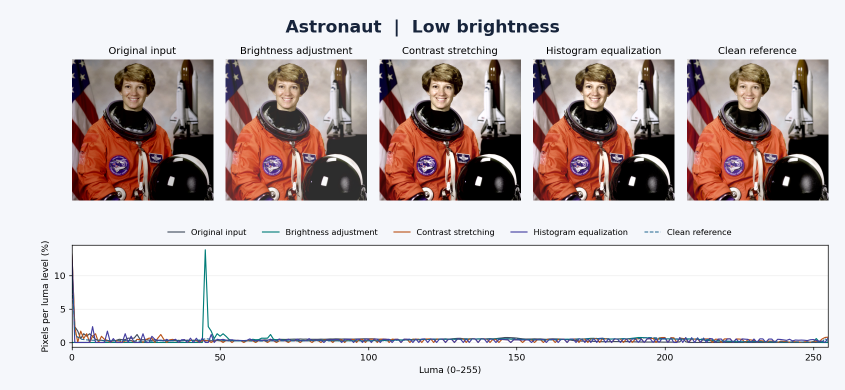
#> input picture Smart Image Enhancement and Quality Analysi/results/astronaut/comparison.png, 1690 x 780 px (shown at 1/2 size)
$ python -i enhance.py   (imports and definitions only)
#> lines starting #> are read from the running program, lines starting #| are printed output that depends on the picture
"""Evaluate three OpenCV image enhancement methods on one image or a folder."""

import argparse
import csv
from pathlib import Path

import cv2
import matplotlib

# [1 line not run here, left out]

import matplotlib.pyplot as plt
import numpy as np
from skimage.metrics import peak_signal_noise_ratio, structural_similarity

ROOT = Path(__file__).resolve().parent
EXTENSIONS = {".bmp", ".jpeg", ".jpg", ".png", ".tif", ".tiff", ".webp"}
METHODS = {
    "original": "Original input",
    "brightness": "Brightness adjustment",
    "stretch": "Contrast stretching",
    "equalization": "Histogram equalization",
}
FIELDS = (
    "image", "method", "input_diagnosis", "mean_luma", "std_luma",
    "p05_p95_span", "dark_pct", "white_pct", "psnr_db", "ssim",
)


# [14 lines left out: functions read_image, write_png, not called in this run]


def luma(image):
    return cv2.cvtColor(image, cv2.COLOR_BGR2YCrCb)[:, :, 0]


def with_luma(ycrcb, channel):
    result = ycrcb.copy()
    result[:, :, 0] = channel
    return cv2.cvtColor(result, cv2.COLOR_YCrCb2BGR)


def stretch(channel):
    low, high = np.percentile(channel, [2, 98])
    if high <= low:
        return channel.copy()
    return np.rint(np.clip((channel.astype(np.float32) - low)
                          * (255 / (high - low)), 0, 255)).astype(np.uint8)


def enhance(image):
    ycrcb = cv2.cvtColor(image, cv2.COLOR_BGR2YCrCb)
    channel = ycrcb[:, :, 0]
    return {
        "original": image,
        "brightness": with_luma(ycrcb, cv2.add(channel, 45)),
        "stretch": with_luma(ycrcb, stretch(channel)),
        "equalization": with_luma(ycrcb, cv2.equalizeHist(channel)),
    }


# [161 lines left out: functions luma_metrics, diagnose, reference_metrics, comparison_figure, image_paths, process and 1 more, not called in this run]


# [2 lines not run here, left out]

>>> import cv2
>>> picture = cv2.imread('results/astronaut/comparison.png')
#> picture is the input picture: shape (780, 1690, 3); mean B, G, R 198.1, 198.3, 207.6
>>> result = enhance(picture)
#> in enhance, `ycrcb = cv2.cvtColor(image, cv2.COLOR_BGR2YCrCb)`: ycrcb: shape (780, 1690, 3); mean of channels 0, 1, 2 201.1, 132.8, 126.2
#> in enhance, `channel = ycrcb[:, :, 0]`:
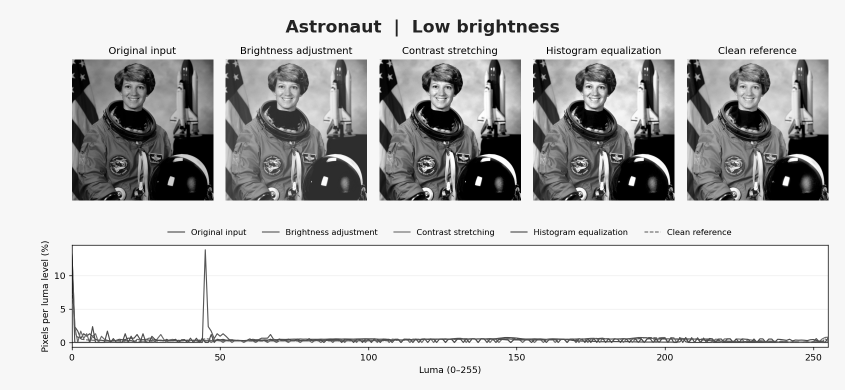
#> channel: shape (780, 1690) (shown at 1/2 size); min 0, max 255, mean 201.1
#> in with_luma, `result[:, :, 0] = channel`: result: shape (780, 1690, 3); mean of channels 0, 1, 2 219.5, 132.8, 126.2
#> in with_luma, `return cv2.cvtColor(result, cv2.COLOR_YCrCb2BGR)`:
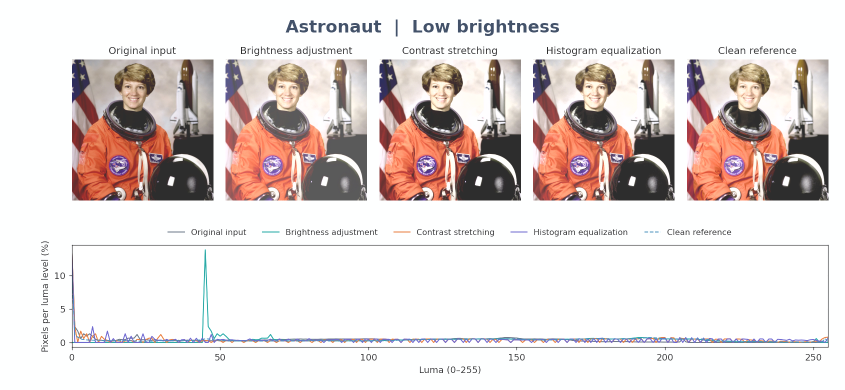
#> returned value: shape (780, 1690, 3) (shown at 1/2 size); mean B, G, R 214.6, 216.7, 225.9
#> in stretch, `low, high = np.percentile(channel, [2, 98])`: low = 0; high = 255
#> in with_luma (call 3), `result[:, :, 0] = channel`: result: shape (780, 1690, 3); mean of channels 0, 1, 2 154.9, 132.8, 126.2
#> in with_luma (call 3), `return cv2.cvtColor(result, cv2.COLOR_YCrCb2BGR)`:
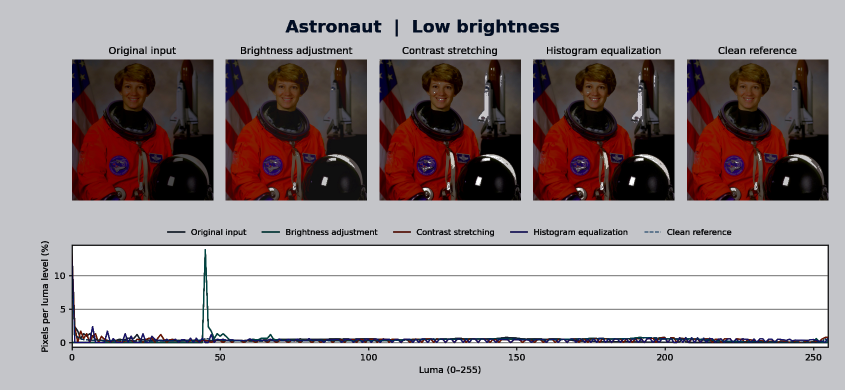
#> returned value: shape (780, 1690, 3) (shown at 1/2 size); mean B, G, R 153.8, 152.5, 161.9
#> result = 4 items

$ run again, on Smart Image Enhancement and Quality Analysi/results/astronaut/equalization.png
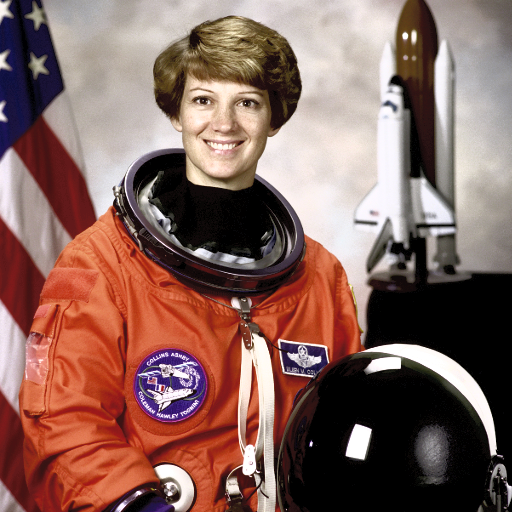
#> input picture Smart Image Enhancement and Quality Analysi/results/astronaut/equalization.png, 512 x 512 px
#> picture is the input picture: shape (512, 512, 3); mean B, G, R 93.8, 101.3, 135
#> ycrcb: shape (512, 512, 3); mean of channels 0, 1, 2 110.5, 145.4, 118.6
#> in enhance, `channel = ycrcb[:, :, 0]`:
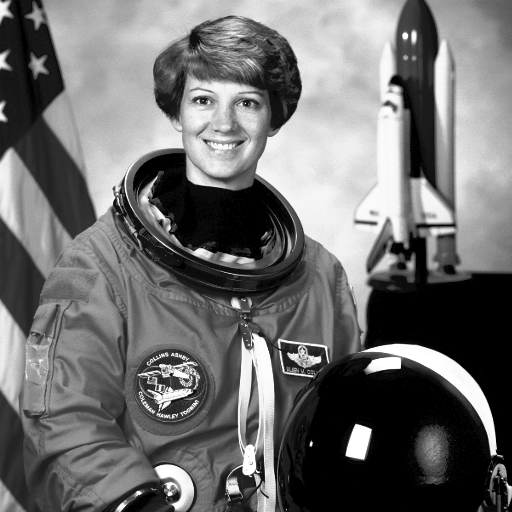
#> channel: shape (512, 512); min 0, max 255, mean 110.5
#> in with_luma, `return cv2.cvtColor(result, cv2.COLOR_YCrCb2BGR)`:
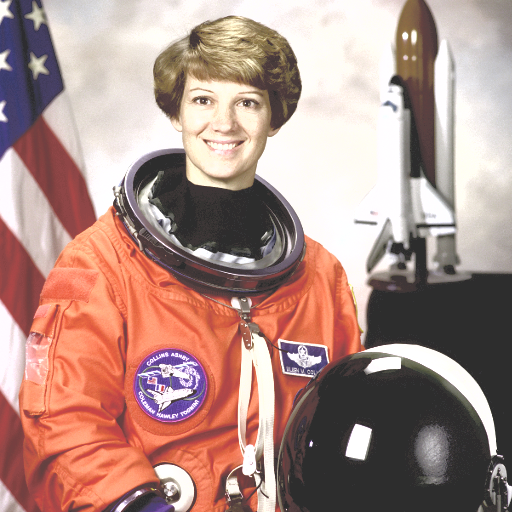
#> returned value: shape (512, 512, 3); mean B, G, R 135.1, 142.8, 174.7
#> low = 0; high = 249
#> `result = enhance(picture)`: result = 4 items
